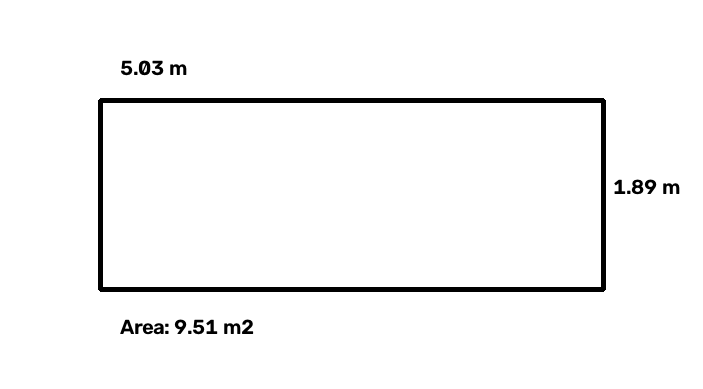
#> input picture reports/fix_loop/before_room_plan.png, 703 x 389 px
$ python -i output.py   (imports and definitions only)
#> lines starting #> are read from the running program, lines starting #| are printed output that depends on the picture; after the words box and inside, x2 and y2 are one past the last pixel; in counts of white or black regions, pixels touching at a corner belong together
#> further down, picture is the input picture: shape (389, 703, 3); min 0, max 255, mean 247.1
from pathlib import Path
import json

import cv2
import numpy as np

FIX_LOOP_VERSION = "edge_refined_v1"


# [44 lines left out: functions _intersection_over_union, _edge_support, not called in this run]


def detect_openings(image):
    """
    Development opening detector.

    Uses contour geometry plus edge-support scoring to reduce weak
    rectangular false positives.

    Metric dimensions remain uncalibrated until camera/scene scale
    is available.
    """

    gray = cv2.cvtColor(image, cv2.COLOR_BGR2GRAY)

    blurred = cv2.GaussianBlur(gray, (5, 5), 0)

    edges = cv2.Canny(
        blurred,
        50,
        150,
    )

    _, binary = cv2.threshold(
        gray,
        100,
        255,
        cv2.THRESH_BINARY_INV,
    )

    kernel = np.ones((5, 5), np.uint8)

    binary = cv2.morphologyEx(
        binary,
        cv2.MORPH_CLOSE,
        kernel,
    )

    contours, _ = cv2.findContours(
        binary,
        cv2.RETR_EXTERNAL,
        cv2.CHAIN_APPROX_SIMPLE,
    )

    image_height, image_width = gray.shape

    candidates = []

    for contour in contours:
        x, y, w, h = cv2.boundingRect(contour)

        area = w * h

        if area < 12000:
            continue

        if w < 80 or h < 100:
            continue

        if x <= 5 or y <= 5:
            continue

        if x + w >= image_width - 5:
            continue

        if y + h >= image_height - 5:
            continue

        aspect_ratio = w / h

        if aspect_ratio < 0.35 or aspect_ratio > 2.5:
            continue

        # Fix Loop refinement:
        # reject irregular contours whose occupied area is too small
        # relative to their bounding rectangle.
        contour_area = cv2.contourArea(contour)

        if contour_area <= 0:
            continue

        rectangularity = contour_area / float(area)

        if rectangularity < 0.55:
            continue

        perimeter = cv2.arcLength(contour, True)

        if perimeter <= 0:
            continue

        approx = cv2.approxPolyDP(
            contour,
            0.03 * perimeter,
            True,
        )

        polygon_support = min(
            1.0,
            len(approx) / 4.0,
        )

        edge_support = _edge_support(
            edges,
            x,
            y,
            w,
            h,
        )

        if edge_support < 0.015:
            continue

        geometric_score = min(
            1.0,
            rectangularity * 1.25,
        )

        confidence = (
            0.45 * geometric_score
            + 0.30 * polygon_support
            + 0.25 * min(1.0, edge_support * 8.0)
        )

        if h > w * 1.4:
            opening_type = "door"

        elif w > h * 1.2:
            opening_type = "window"

        else:
            continue

        candidates.append(
            {
                "type": opening_type,
                "bbox_px": [
                    int(x),
                    int(y),
                    int(x + w),
                    int(y + h),
                ],
                "width_px": int(w),
                "height_px": int(h),
                "confidence": round(
                    float(confidence),
                    3,
                ),
                "measurement_status": "uncalibrated",
                "width_m": None,
                "height_m": None,
                "rectangularity": round(
                    float(rectangularity),
                    3,
                ),
                "edge_support": round(
                    float(edge_support),
                    3,
                ),
            }
        )

    candidates.sort(
        key=lambda item: item["confidence"],
        reverse=True,
    )

    openings = []

    for candidate in candidates:
        candidate_box = candidate["bbox_px"]

        duplicate = False

        for existing in openings:
            existing_box = existing["bbox_px"]

            if _intersection_over_union(
                candidate_box,
                existing_box,
            ) > 0.35:
                duplicate = True
                break

        if not duplicate:
            candidate["id"] = (
                f"{candidate['type']}_{len(openings) + 1}"
            )
            openings.append(candidate)

    return openings


def estimate_room_from_image(image):
    """
    Development baseline estimator.

    This is NOT benchmark-grade geometry.
    It provides a deterministic room estimate from visible structure.
    """

    gray = cv2.cvtColor(image, cv2.COLOR_BGR2GRAY)
    edges = cv2.Canny(gray, 50, 150)
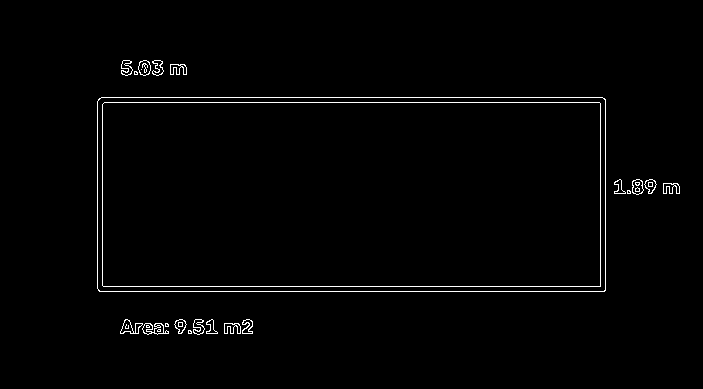
#> edges: shape (389, 703); 1.4% white in thin lines or dots, all inside (x1, y1, x2, y2) = (97, 60, 680, 335)

    lines = cv2.HoughLinesP(
        edges,
        1,
        np.pi / 180,
        threshold=80,
        minLineLength=100,
        maxLineGap=20,
    )
#> lines = [[97, 286, 605, 286], [99, 291, 604, 291], [97, 102, 605, 102], [101, 97, 602, 97], [102, 285, 102, 104], [97, 288, 97, 101], [600, 285, 600, 103], [605, 290, 605, 99], [120, 333, 252, 333]]

    horizontal_lengths = []
    vertical_lengths = []

    if lines is not None:
        for line in lines:
            values = np.asarray(line).reshape(-1)

            if len(values) < 4:
                continue

            x1, y1, x2, y2 = values[:4]

            dx = abs(x2 - x1)
            dy = abs(y2 - y1)

            if dx > dy * 3:
                horizontal_lengths.append(dx)

            elif dy > dx * 3:
                vertical_lengths.append(dy)
#> this loop made 9 passes
#> (x1, y1, x2, y2, dx, dy) on passes 1 to 9: (97, 286, 605, 286, 508, 0), (99, 291, 604, 291, 505, 0), (97, 102, 605, 102, 508, 0), (101, 97, 602, 97, 501, 0), (102, 285, 102, 104, 0, 181), (97, 288, 97, 101, 0, 187), (600, 285, 600, 103, 0, 182), (605, 290, 605, 99, 0, 191), (120, 333, 252, 333, 132, 0)
#> after the loop, horizontal_lengths = [508, 505, 508, 501, 132]; vertical_lengths = [181, 187, 182, 191]

    if horizontal_lengths:
        image_width_px = max(horizontal_lengths)
#> image_width_px = 508
    else:
        image_width_px = image.shape[1]

    if vertical_lengths:
        image_height_px = max(vertical_lengths)
#> image_height_px = 191
    else:
        image_height_px = image.shape[0]

    # Development-only normalization.
    # These values are NOT calibrated measurements.
    width_m = round(
        6.0 * image_width_px / image.shape[1],
        2,
    )
#> width_m = 4.34

    length_m = round(
        4.0 * image_height_px / image.shape[0],
        2,
    )
#> length_m = 1.96

    ceiling_height_m = 2.70

    floor_area_m2 = round(
        width_m * length_m,
        2,
    )
#> floor_area_m2 = 8.51

    openings = detect_openings(image)
#> in detect_openings, `blurred = cv2.GaussianBlur(gray, (5, 5), 0)`:
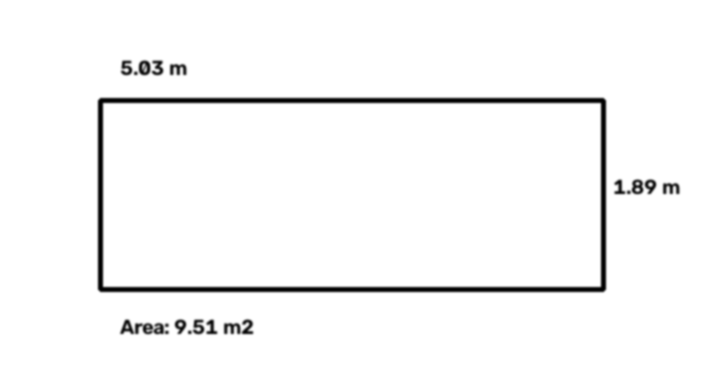
#> blurred: shape (389, 703); min 0, max 255, mean 247.1
#> in detect_openings, `edges = cv2.Canny( blurred, 50, 150, )`:
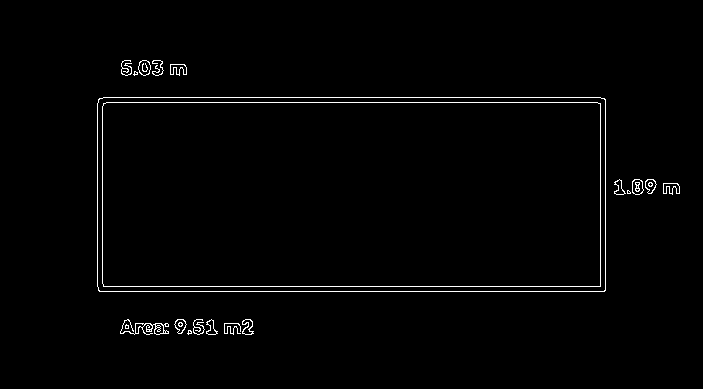
#> edges: shape (389, 703); 1.4% white in thin lines or dots, all inside (x1, y1, x2, y2) = (97, 60, 680, 335)
#> in detect_openings, `_, binary = cv2.threshold( gray, 100, 255, cv2.THRESH_BINARY_INV, )`:
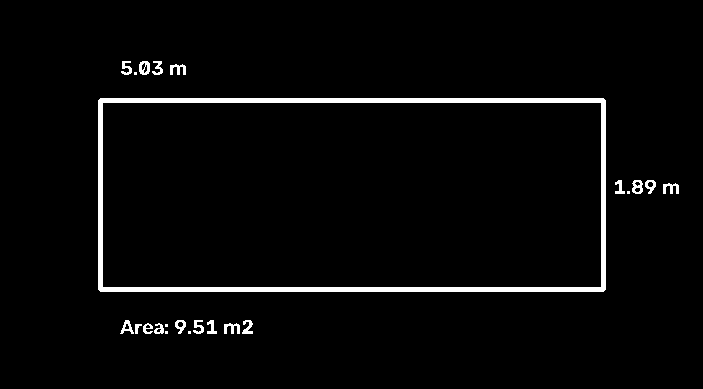
#> binary: shape (389, 703); 3.1% white; 23 white regions (5 under 20 px), largest, box (x1, y1, x2, y2) and area: (98, 98, 606, 292) 6908, (139, 61, 150, 75) 108, (170, 64, 186, 75) 106
#> in detect_openings, `binary = cv2.morphologyEx( binary, cv2.MORPH_CLOSE, kernel, )`:
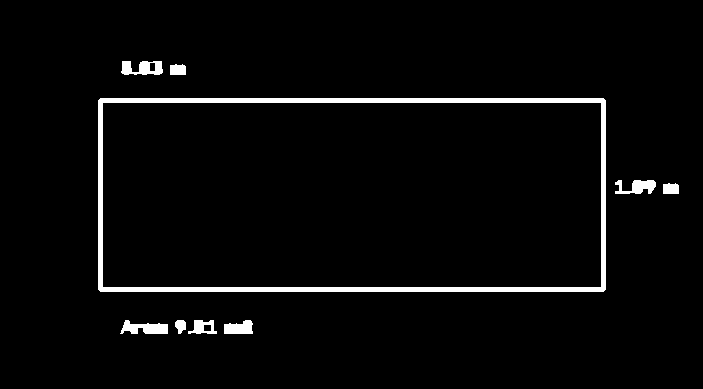
#> binary: shape (389, 703); 3.3% white; 9 white regions
#> in detect_openings, `contours, _ = cv2.findContours( binary, cv2.RETR_EXTERNAL, cv2.CHAIN_A..`: contours = 9 contours; largest, box (x1, y1, x2, y2) and area: (98, 98, 606, 292) 97843, (121, 61, 163, 75) 390, (120, 320, 168, 334) 368, (615, 180, 656, 194) 304, (224, 320, 253, 334) 281
#> the loop in detect_openings, `for contour in contours:` made 9 passes
#> (x, y, w, h, area) on passes 1, 2, 3, 4, 5, 6, 8, 9: (224, 320, 29, 14, 406), (188, 320, 29, 14, 406), (175, 320, 11, 14, 154), (120, 320, 48, 14, 672), (663, 183, 16, 11, 176), (615, 180, 41, 14, 574), (170, 64, 16, 11, 176), (121, 61, 42, 14, 588)
#> (x, y, w, h, area, aspect_ratio) on pass 7: (98, 98, 508, 194, 98552, 2.62)
#> after the loop in detect_openings, `for contour in contours:`: candidates = []
#> openings = []

    result = {
        "schema_version": "0.3",

        "dimensions": {
            "width_m": width_m,
            "length_m": length_m,
            "ceiling_height_m": ceiling_height_m,
            "floor_area_m2": floor_area_m2,
        },

        "uncertainty": {
            "width_m": None,
            "length_m": None,
            "ceiling_height_m": None,
            "floor_area_m2": None,
        },

        "openings": openings,

        "surfaces": [
            {
                "id": "floor_1",
                "type": "floor",
                "area_m2": floor_area_m2,
                "confidence": 0.5,
            },
            {
                "id": "wall_1",
                "type": "wall",
                "area_m2": None,
                "confidence": 0.4,
            },
            {
                "id": "wall_2",
                "type": "wall",
                "area_m2": None,
                "confidence": 0.4,
            },
            {
                "id": "wall_3",
                "type": "wall",
                "area_m2": None,
                "confidence": 0.4,
            },
            {
                "id": "wall_4",
                "type": "wall",
                "area_m2": None,
                "confidence": 0.4,
            },
            {
                "id": "ceiling_1",
                "type": "ceiling",
                "area_m2": floor_area_m2,
                "confidence": 0.5,
            },
        ],

        "damage": [],

        "concealed_damage": {
            "flag": False,
            "rule": "No concealed damage inference in development baseline.",
            "confidence": 0.0,
        },

        "scope": [],

        "confidence": {
            "overall": 0.45,
            "geometry": 0.35,
            "openings": (
                round(
                    float(
                        np.mean(
                            [
                                opening["confidence"]
                                for opening in openings
                            ]
                        )
                    ),
                    3,
                )
                if openings
                else 0.0
            ),
        },

        "provenance": {
            "estimator": "opencv_hough_baseline",
            "opening_detector": "opencv_contour_baseline",
            "fix_loop_version": FIX_LOOP_VERSION,
            "benchmark_ready": False,
            "metric_calibration": "not_available",
            "note": (
                "Development baseline only. Measurements are not "
                "benchmark ground truth."
            ),
        },
    }

    return result


# [171 lines left out: functions create_room_plan, save_room_output, not called in this run]

>>> import cv2
>>> picture = cv2.imread('../reports/fix_loop/before_room_plan.png')
>>> result = estimate_room_from_image(picture)
#> result = 10 items
